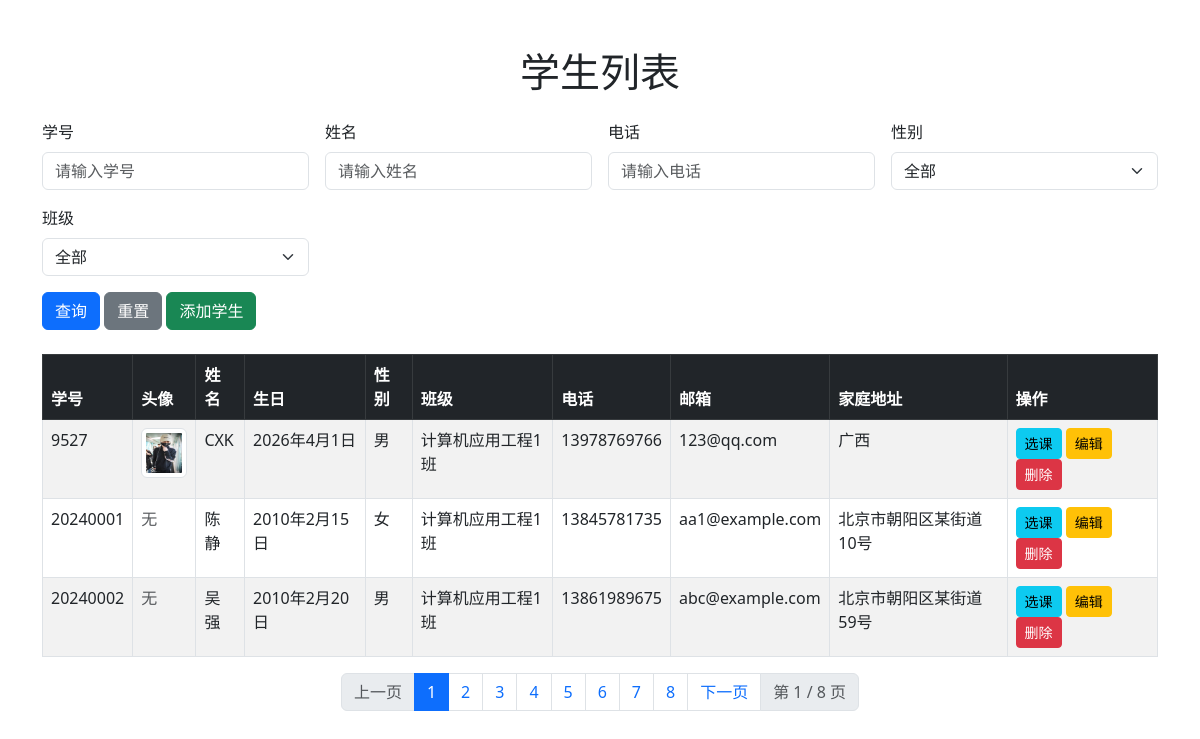
The page /student/list/ on the database its author committed.
### student/models.py (models this page shows, shortened)
class Student(models.Model):
    student_id = models.CharField(max_length=20, unique=True, verbose_name='学号')
    name = models.CharField(max_length=50, verbose_name='姓名')
    birthday = models.DateField(verbose_name='生日')
    GENDER_CHOICES = (
        ('male', '男'),
        ('female', '女'),
    )
    gender = models.CharField(max_length=10, choices=GENDER_CHOICES, verbose_name='性别')
    phone = models.CharField(max_length=20, verbose_name='电话')
    email = models.EmailField(verbose_name='邮箱')
    address = models.CharField(max_length=200, verbose_name='家庭地址')
    avatar = models.ImageField(upload_to='avatars/', verbose_name='头像', blank=True, null=True)
    class_field = models.ForeignKey('classes.Class', on_delete=models.SET_NULL, verbose_name='班级', blank=True, null=True, related_name='students')
    courses = models.ManyToManyField('course.Course', verbose_name='所选课程', blank=True, related_name='students')
    class Meta:
        verbose_name = '学生'
        verbose_name_plural = '学生'

### classes/models.py (models this page shows, shortened)
class Class(models.Model):
    name = models.CharField(max_length=100, verbose_name='班级名称')
    class Meta:
        db_table = 'classes'
        verbose_name = '班级'
        verbose_name_plural = '班级'

### student/views.py (the view)
# urls.py: path('list/', views.list_student, name='list_student'),
def list_student(request):
    student_id = request.GET.get('student_id', '')
    name = request.GET.get('name', '')
    phone = request.GET.get('phone', '')
    gender = request.GET.get('gender', '')
    class_field = request.GET.get('class_field', '')
    students = Student.objects.all()
    if student_id:
        students = students.filter(student_id__icontains=student_id)
    if name:
        students = students.filter(name__icontains=name)
    if phone:
        students = students.filter(phone__icontains=phone)
    if gender:
        students = students.filter(gender=gender)
    if class_field:
        students = students.filter(class_field_id=class_field)
    paginator = Paginator(students, 3)
    page_number = request.GET.get('page')
    page_obj = paginator.get_page(page_number)
    classes = Class.objects.all()
    context = {
        'page_obj': page_obj,
        'student_id': student_id,
        'name': name,
        'phone': phone,
        'gender': gender,
        'class_field': class_field,
        'classes': classes
    }
    return render(request, 'student/list_student.html', context)

### student/templates/student/list_student.html (shortened to what this page needs)
<!DOCTYPE html>
<html lang="zh-CN">
<head>
    <link href="https://fastly.jsdelivr.net/npm/bootstrap@5.3.0/dist/css/bootstrap.min.css" rel="stylesheet">
</head>
<body>
    <div class="container mt-5">
        <h1 class="text-center mb-4">学生列表</h1>
        <form method="get" class="mb-4">
            <div class="row g-3">
                <div class="col-md-3">
                    <label for="student_id" class="form-label">学号</label>
                    <input type="text" id="student_id" name="student_id" class="form-control" value="{{ student_id }}" placeholder="请输入学号">
                </div>
                <div class="col-md-3">
                    <label for="name" class="form-label">姓名</label>
                    <input type="text" id="name" name="name" class="form-control" value="{{ name }}" placeholder="请输入姓名">
                </div>
                <div class="col-md-3">
                    <label for="phone" class="form-label">电话</label>
                    <input type="text" id="phone" name="phone" class="form-control" value="{{ phone }}" placeholder="请输入电话">
                </div>
                <div class="col-md-3">
                    <label for="gender" class="form-label">性别</label>
                    <select id="gender" name="gender" class="form-select">
                        <option value="" {% if gender == '' %}selected{% endif %}>全部</option>
                    </select>
                </div>
                <div class="col-md-3">
                    <label for="class_field" class="form-label">班级</label>
                    <select id="class_field" name="class_field" class="form-select">
                        <option value="" {% if class_field == '' %}selected{% endif %}>全部</option>
                    </select>
                </div>
            </div>
            <div class="mt-3">
                <button type="submit" class="btn btn-primary">查询</button>
                <a href="{% url 'student:list_student' %}" class="btn btn-secondary">重置</a>
                <a href="{% url 'student:add_student' %}" class="btn btn-success">添加学生</a>
            </div>
        </form>
        <div class="table-responsive">
            <table class="table table-striped table-hover table-bordered">
                <thead class="table-dark">
                    <tr>
                        <th>学号</th>
                        <th>头像</th>
                        <th>姓名</th>
                        <th>生日</th>
                        <th>性别</th>
                        <th>班级</th>
                        <th>电话</th>
                        <th>邮箱</th>
                        <th>家庭地址</th>
                        <th>操作</th>
                    </tr>
                </thead>
                <tbody>
                    {% for student in page_obj %}
                    <tr>
                        <td>{{ student.student_id }}</td>
                        <td>
                            {% if student.avatar %}
                            <img src="{{ MEDIA_URL }}{{ student.avatar.url }}" alt="头像" class="img-thumbnail" style="width: 50px; height: 50px;">
                            {% else %}
                            <span class="text-muted">无</span>
                            {% endif %}
                        </td>
                        <td>{{ student.name }}</td>
                        <td>{{ student.birthday }}</td>
                        <td>{{ student.get_gender_display }}</td>
                        <td>{{ student.class_field.name|default:"未分配" }}</td>
                        <td>{{ student.phone }}</td>
                        <td>{{ student.email }}</td>
                        <td>{{ student.address }}</td>
                        <td>
                            <a href="{% url 'student:enroll_course' student.pk %}" class="btn btn-sm btn-info">选课</a>
                            <a href="{% url 'student:edit_student' student.pk %}" class="btn btn-sm btn-warning">编辑</a>
                            <a href="{% url 'student:delete_student' student.pk %}" class="btn btn-sm btn-danger">删除</a>
                        </td>
                    </tr>
                    {% empty %}
                    <tr>
                        <td colspan="10" class="text-center">暂无学生记录</td>
                    </tr>
                    {% endfor %}
                </tbody>
            </table>
        </div>
        {% if page_obj.has_other_pages %}
        <nav aria-label="Page navigation">
            <ul class="pagination justify-content-center">
                {% if page_obj.has_previous %}
                <li class="page-item">
                    <a class="page-link" href="?page={{ page_obj.previous_page_number }}{% if student_id %}&student_id={{ student_id }}{% endif %}{% if name %}&name={{ name }}{% endif %}{% if phone %}&phone={{ phone }}{% endif %}{% if gender %}&gender={{ gender }}{% endif %}{% if class_field %}&class_field={{ class_field }}{% endif %}">上一页</a>
                </li>
                {% else %}
                <li class="page-item disabled">
                    <span class="page-link">上一页</span>
                </li>
                {% endif %}
                {% for num in page_obj.paginator.page_range %}
                    {% if page_obj.number == num %}
                    <li class="page-item active">
                        <span class="page-link">{{ num }}</span>
                    </li>
                    {% else %}
                    <li class="page-item">
                        <a class="page-link" href="?page={{ num }}">{{ num }}</a>
                    </li>
                    {% endif %}
                {% endfor %}
                {% if page_obj.has_next %}
                <li class="page-item">
                    <a class="page-link" href="?page={{ page_obj.next_page_number }}">下一页</a>
                </li>
                {% else %}
                <li class="page-item disabled">
                    <span class="page-link">下一页</span>
                </li>
                {% endif %}
                <li class="page-item disabled">
                    <span class="page-link">第 {{ page_obj.number }} / {{ page_obj.paginator.num_pages }} 页</span>
                </li>
            </ul>
        </nav>
        {% endif %}
    </div>
</body>
</html>

### rows shown on the page
Student: student_id "9527", avatar (picture), name "CXK", birthday "2026年4月1日", gender "男", class_field.name "计算机应用工程1班", phone "13978769766", email "123@qq.com", address "广西"
Student: student_id "20240001", avatar "无", name "陈静", birthday "2010年2月15日", gender "女", class_field.name "计算机应用工程1班", phone "13845781735", email "aa1@example.com", address "北京市朝阳区某街道10号"
Student: student_id "20240002", avatar "无", name "吴强", birthday "2010年2月20日", gender "男", class_field.name "计算机应用工程1班", phone "13861989675", email "abc@example.com", address "北京市朝阳区某街道59号"

### other values the page prints
{{ num }} "1"
{{ num }} "2" "3" "4" "5" "6" "7" "8"
{{ page_obj.number }} "1"
{{ page_obj.paginator.num_pages }} "8"
